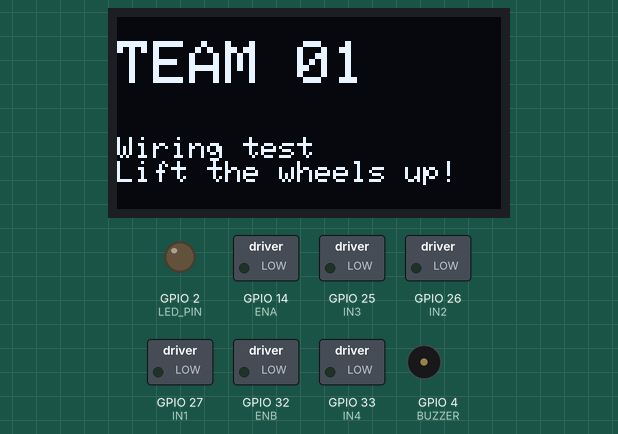
Simulated run of this sketch. Board: ESP32. Shown: 128×64 one-colour display, switched loads named in the sketch (green lamp = pin HIGH), output pins drawn as LEDs (lit = HIGH), buzzer (waves = sounding, pin HIGH). What the sketch prints to the serial monitor is not drawn.

Above: at 0.1 s.
At 3.1 s:
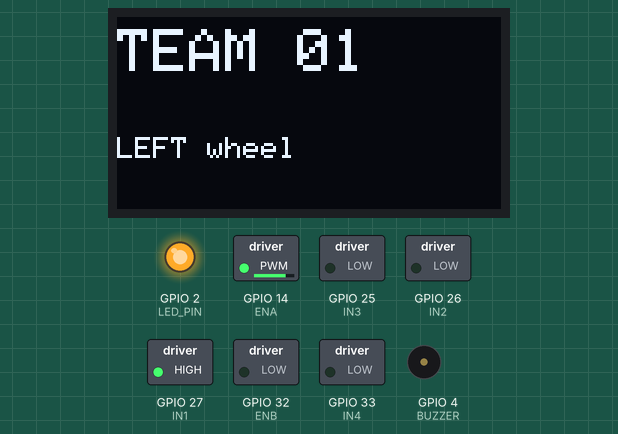
At 9.8 s:
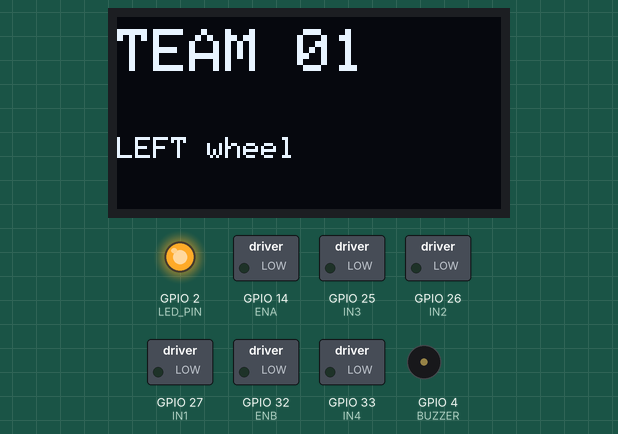
At 16.2 s:
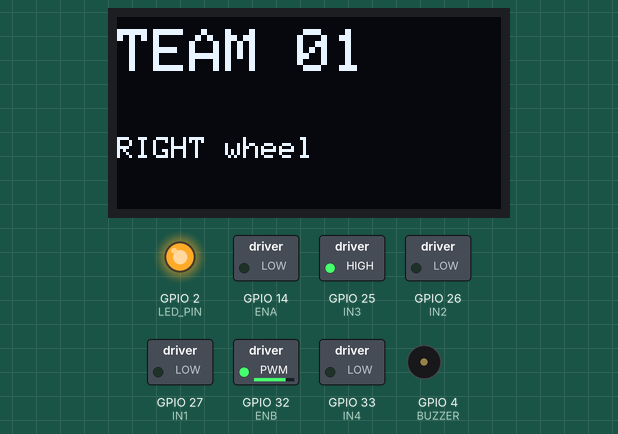
At 22.9 s:
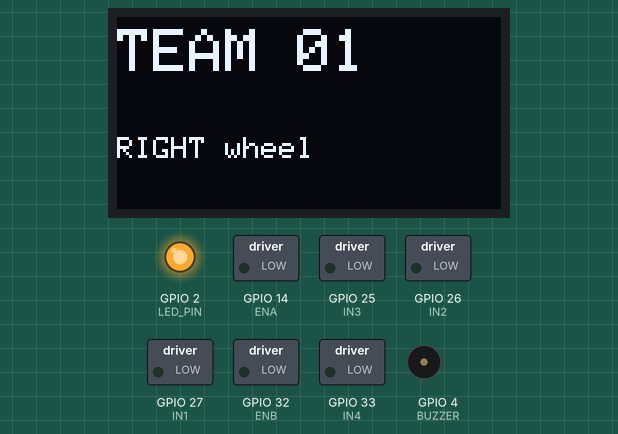
At 35.3 s:
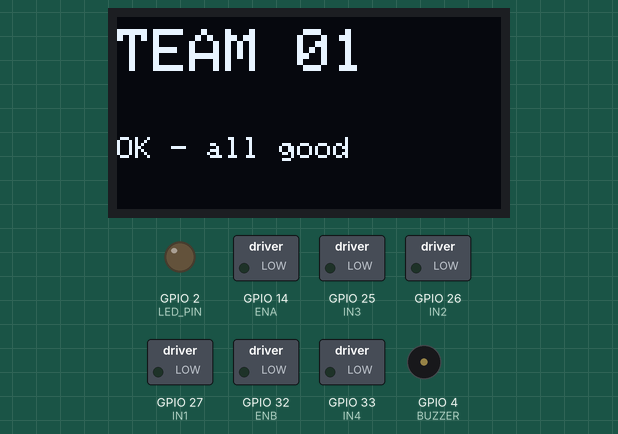
Timing chart, 0 to 40.0 s (numbered marks = the images above):
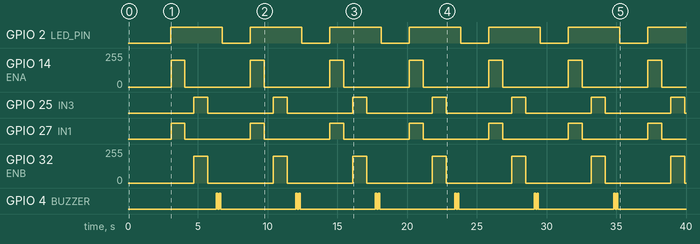

The sketch:

01_HelloRover.ino
```cpp
/* =====================================================================
   01 · HELLO ROVER          นาทีที่ 28-33 ของกิจกรรม
   ---------------------------------------------------------------------
   โค้ดสั้นที่สุดที่พิสูจน์ว่า "ต่อสายถูกทุกเส้น"
   ห้ามอัปโหลดจนกว่าครูจะเซ็นชื่อในใบตรวจสาย

   เมื่ออัปโหลดสำเร็จ รถจะทำ 3 อย่างตามลำดับ
     1. จอ OLED ขึ้นชื่อทีม
     2. ล้อ "ซ้าย" หมุนไปข้างหน้า 1 วินาที      <-- ต้องเป็นล้อซ้ายก่อนเสมอ
     3. ล้อ "ขวา" หมุนไปข้างหน้า 1 วินาที
     4. buzzer ร้อง 2 ครั้ง แล้ววนใหม่

   ถ้าไม่เป็นแบบนี้ ดูตารางแก้ปัญหาท้ายไฟล์
   ===================================================================== */

#include <Wire.h>
#include <Adafruit_GFX.h>
#include <Adafruit_SSD1306.h>

// ---------- แก้ตรงนี้ให้เป็นชื่อทีมของตัวเอง ----------
#define TEAM_NAME "TEAM 01"
// ----------------------------------------------------

#define ENA 14
#define IN1 27
#define IN2 26
#define IN3 25
#define IN4 33
#define ENB 32
#define BUZZER 4
#define LED_PIN 2

Adafruit_SSD1306 oled(128, 64, &Wire, -1);

void setup() {
  Serial.begin(115200);

  pinMode(ENA, OUTPUT);  pinMode(ENB, OUTPUT);
  pinMode(IN1, OUTPUT);  pinMode(IN2, OUTPUT);
  pinMode(IN3, OUTPUT);  pinMode(IN4, OUTPUT);
  pinMode(BUZZER, OUTPUT);
  pinMode(LED_PIN, OUTPUT);
  allStop();

  // ---------- เปิดจอ ----------
  Wire.begin(21, 22);                        // SDA = 21, SCL = 22
  if (!oled.begin(SSD1306_SWITCHCAPVCC, 0x3C)) {
    Serial.println("OLED ไม่ตอบสนอง - ตรวจสาย SDA/SCL และไฟ 3.3V");
    while (true) {                            // กะพริบไฟถี่ ๆ แจ้งว่าจอมีปัญหา
      digitalWrite(LED_PIN, !digitalRead(LED_PIN));
      delay(150);
    }
  }

  oled.clearDisplay();
  oled.setTextColor(SSD1306_WHITE);
  oled.setTextSize(2);
  oled.setCursor(0, 8);
  oled.println(TEAM_NAME);
  oled.setTextSize(1);
  oled.setCursor(0, 40);
  oled.println("Wiring test");
  oled.println("Lift the wheels up!");
  oled.display();

  Serial.println("\n=== 01 HELLO ROVER ===");
  Serial.println("ยกล้อให้ลอยจากพื้นก่อน");
  delay(3000);
}

void loop() {
  digitalWrite(LED_PIN, HIGH);

  showStep("LEFT wheel");
  leftMotor(1, 200);                 // ล้อซ้ายหมุนก่อนเสมอ
  delay(1000);
  allStop();
  delay(600);

  showStep("RIGHT wheel");
  rightMotor(1, 200);
  delay(1000);
  allStop();
  delay(600);

  showStep("OK - all good");
  beep(2);
  digitalWrite(LED_PIN, LOW);
  delay(2000);
}

/* ------------------------- ฟังก์ชันช่วย ------------------------- */
void showStep(const char* msg) {
  oled.clearDisplay();
  oled.setTextSize(2);
  oled.setCursor(0, 4);
  oled.println(TEAM_NAME);
  oled.setTextSize(1);
  oled.setCursor(0, 40);
  oled.println(msg);
  oled.display();
  Serial.println(msg);
}

void beep(int times) {
  for (int i = 0; i < times; i++) {
    digitalWrite(BUZZER, HIGH); delay(90);
    digitalWrite(BUZZER, LOW);  delay(120);
  }
}

void leftMotor(int dir, int speed) {
  digitalWrite(IN1, dir > 0);
  digitalWrite(IN2, dir < 0);
  analogWrite(ENA, dir == 0 ? 0 : speed);
}

void rightMotor(int dir, int speed) {
  digitalWrite(IN3, dir > 0);
  digitalWrite(IN4, dir < 0);
  analogWrite(ENB, dir == 0 ? 0 : speed);
}

void allStop() {
  leftMotor(0, 0);
  rightMotor(0, 0);
}

/* ---------------------------------------------------------------------
   อาการ                          สาเหตุ                    วิธีแก้
   ------------------------------------------------------------------
   จอไม่ติด ไฟกะพริบถี่           สาย SDA/SCL สลับกัน       สลับสองเส้นนี้
   จอไม่ติด ไฟไม่กะพริบเลย        ไม่มีไฟเข้าบอร์ด           วัดไฟที่ขา 5V ของ L298N
   ล้อขวาหมุนก่อนล้อซ้าย           สายควบคุมสลับข้าง          สลับ 14/27/26 กับ 32/25/33
   ล้อหมุนถอยหลัง                 สายมอเตอร์กลับขั้ว          สลับสายมอเตอร์ 2 เส้นของข้างนั้น
   ล้อไม่หมุนเลยทั้งสองข้าง        ลืมถอด jumper ครอบ ENA/ENB  ถอดออก
   หมุนแล้วบอร์ดรีเซ็ตวน           ถ่านอ่อน / ไฟตก            เปลี่ยนถ่านคู่ใหม่
   --------------------------------------------------------------------- */
```

Measured:
- by itself, GPIO 2 (LED_PIN): alternates HIGH for 3.7 s and LOW for 2.0 s
- by itself, GPIO 14 (ENA), GPIO 32 (ENB): alternates 200/255 for 1.0 s and 0/255 for 4.7 s
- by itself, GPIO 25 (IN3), GPIO 27 (IN1): alternates HIGH for 1.0 s and LOW for 4.7 s
- by itself, GPIO 4 (BUZZER): repeats every 5.7 s: LOW 0.12 s, HIGH 0.09 s, LOW 5.4 s, HIGH 0.09 s
- what the display in image 1 shows lasts 1.6 s, from 3.1 s to 4.7 s
